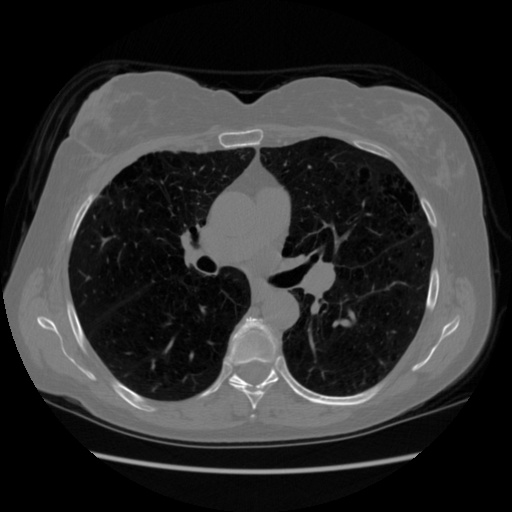
%> input picture BIP_dek8v5_A2_partI/lungCT.jpg, 512 x 512 px
$ octave intensity_gray.m   (GNU Octave 9; MATLAB toolbox functions it lacks are replaced by stand-ins)
%> lines starting %> are read from the running program, lines starting %| are printed output that depends on the picture; in (x1, y1, x2, y2) boxes, pixels count from 0 and x2, y2 are one past the last pixel; in counts of white or black regions, pixels touching at a corner belong together; the program's own positions count from 1
%%%%%%%%%%%%%%%%%%%%%%%%%%%%%%%%%%%%%%%%%%%%%%
% Dewi Endah Kharismawati                    %
% 14231619 / dek8v5                          %
% Biomedical Image Processing                %
% Assignment 2 Part I                        %
%%%%%%%%%%%%%%%%%%%%%%%%%%%%%%%%%%%%%%%%%%%%%%


%%%%%%%%%%%%%%%%%%%%%%%%%%%%%%%%%%%%%%%%%%%%%%
% median filter
% morphological disk-shaped structuring element, where r specifies the radius
%
%
%%%%%%%%%%%%%%%%%%%%%%%%%%%%%%%%%%%%%%%%%%%%%%


clc;
clear all;
close all;

%task 1, use gaussian linear filtering to smooth and reduce noise

%read the image
Img = imread('lungCT.jpg');
%> Img is the input picture: size 512x512 uint8; min 0, max 255, mean 46.1
%Img = imread('3TS0007.tif');
%Img = imread('BreastCacer_img_1127.tif');
%Img = imread('malaria_cropped2.tif');

[row, col, channel] = size(Img);
%> row = 512; col = 512; channel = 1
if channel > 1
   Img = rgb2gray(Img);
end

%display the original image
figure,
subplot(2,3,1);
imshow(Img);
title('original Image');

%apply gaussian filter with standard derivation = 3
sigma = 1;
Img = double(Img);
%> Img: size 512x512 double

Img = imgaussfilt(Img, sigma);

subplot(2,3,2);
imshow(uint8(Img));
title(['Gaussian filtered with \sigma = ' num2str(sigma)]);

%task2 use kmeans clustering method to segment the nuclei from background
%reshape the matrix
Img = reshape(Img, [row*col, 1]);

clustered  = kmeans(Img(:), 4);

%reshape the result to row by col
clustered = reshape(clustered, [row, col]);
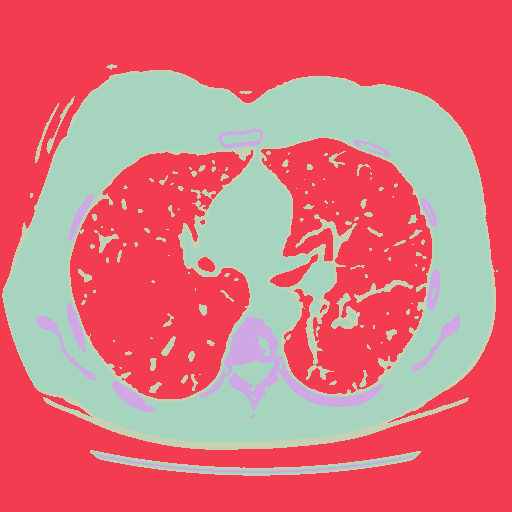
%> clustered: size 512x512 double; 4 distinct labels, from 1 to 4; one colour per label, 0 black

%plot the result
subplot(2,3,3)
imshow(clustered==1);
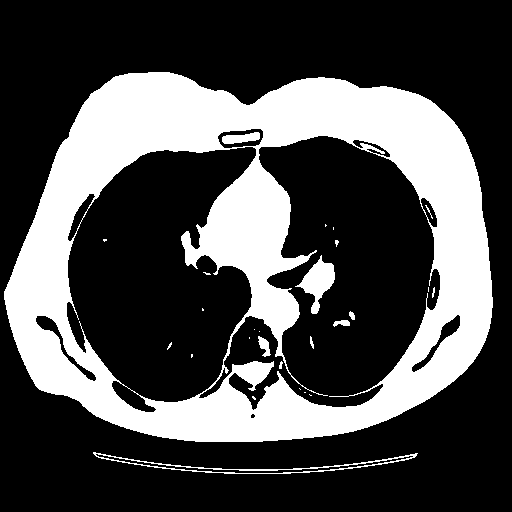
%> displayed picture: size 512x512 logical; 30% white; 27 white regions (16 under 20 px), largest, box (x1, y1, x2, y2) and area: (4, 72, 493, 442) 75924, (295, 255, 335, 314) 984, (93, 452, 418, 474) 977
title('Img cluster = 1');

subplot(2,3,4)
imshow(clustered==2);
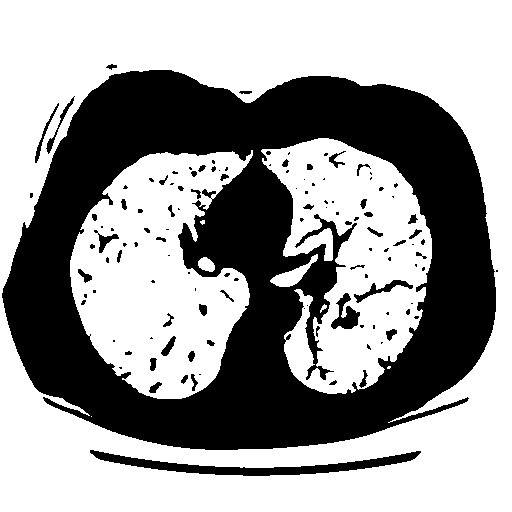
%> displayed picture: size 512x512 logical; 60.7% white; 123 black regions (72 under 20 px), largest, box (x1, y1, x2, y2) and area: (2, 70, 496, 450) 96423, (90, 450, 421, 476) 2624, (331, 293, 360, 329) 505
title('Img cluster = 2');

subplot(2,3,5)
imshow(clustered==3);
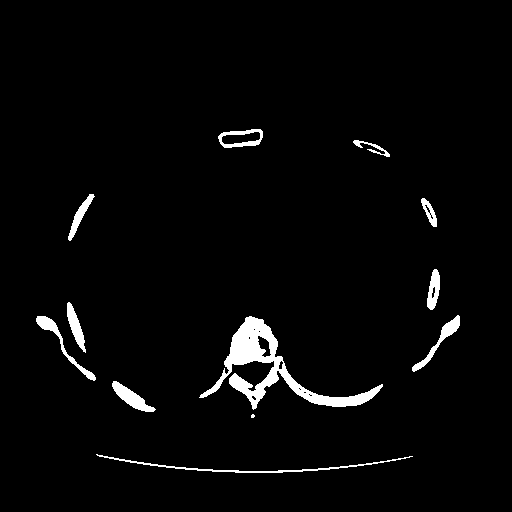
%> displayed picture: size 512x512 logical; 2.9% white; 12 white regions (1 under 20 px), largest, box (x1, y1, x2, y2) and area: (199, 316, 383, 410) 3729, (96, 454, 413, 473) 623, (112, 381, 156, 412) 511
title('Img cluster = 3');

subplot(2,3,6)
imshow(clustered==4);
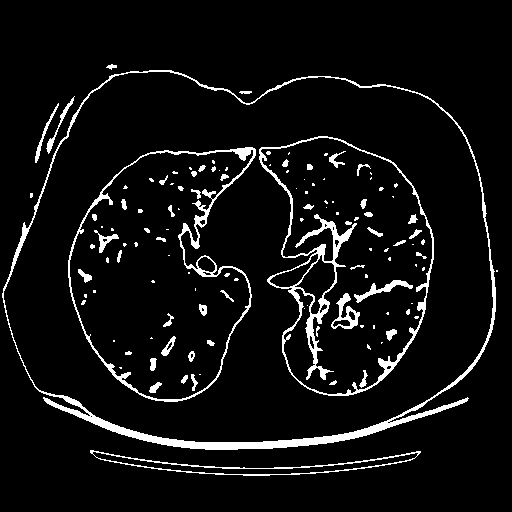
%> displayed picture: size 512x512 logical; 6.4% white; 125 white regions (72 under 20 px), largest, box (x1, y1, x2, y2) and area: (2, 70, 496, 450) 5521, (259, 136, 434, 396) 3789, (68, 147, 256, 402) 2556
title('Img cluster = 4');

$ run again, with BIP_dek8v5_A2_partI/3TS0007.tif saved as BIP_dek8v5_A2_partI/lungCT.jpg
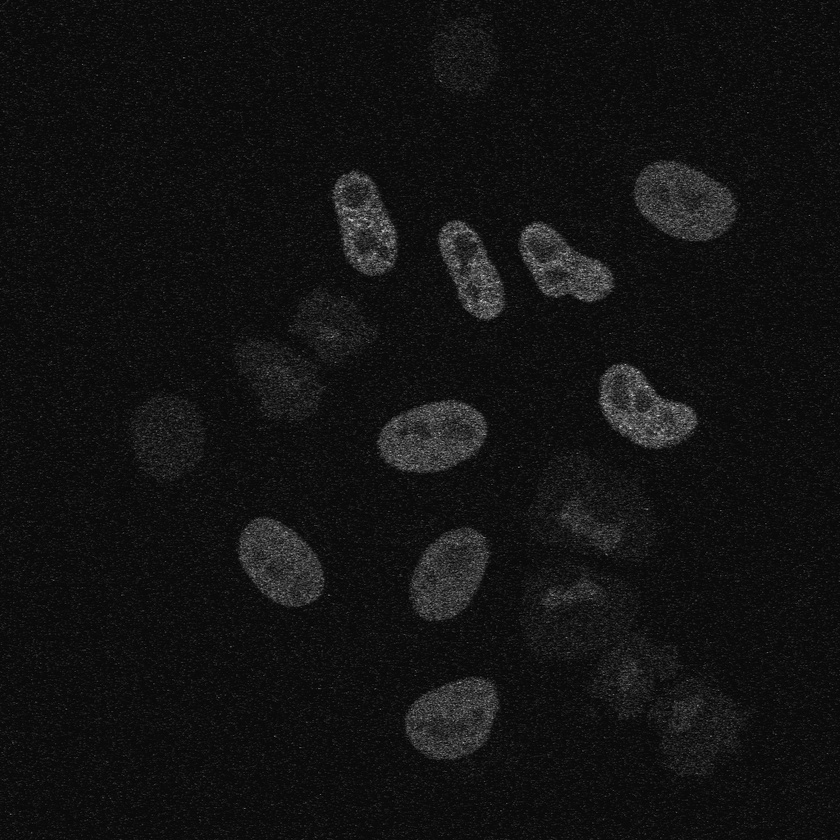
%> input picture BIP_dek8v5_A2_partI/3TS0007.tif, 840 x 840 px, shrunk from 1024 x 1024 before the run
%> Img is the input picture: size 840x840 uint8; min 0, max 233, mean 18.3
%> clustered: size 840x840 double; 4 distinct labels, from 1 to 4
%> `imshow(clustered==1);`:
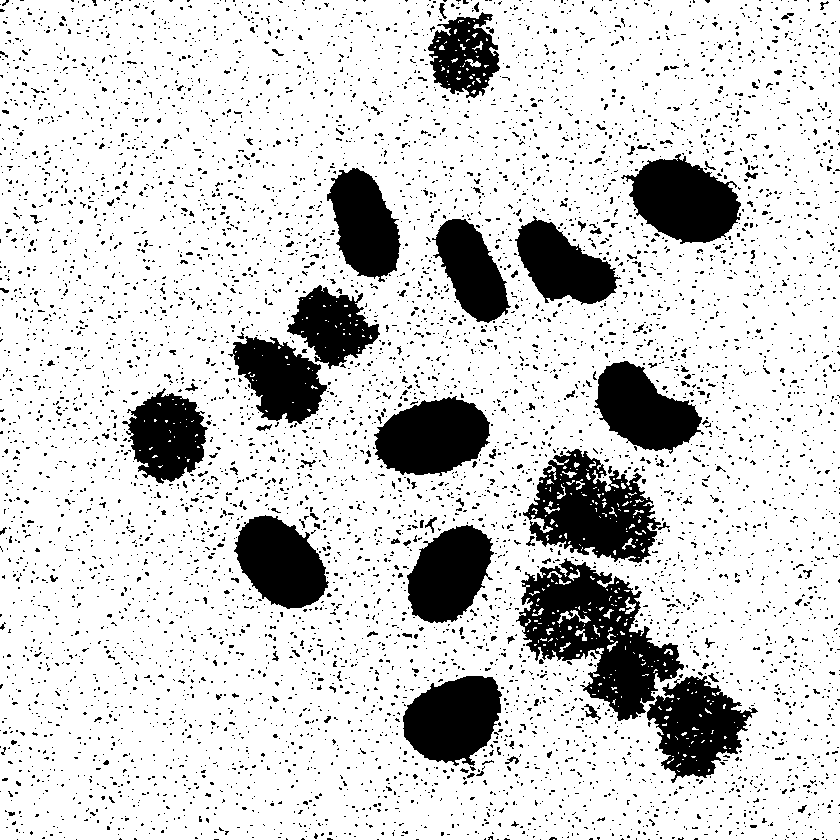
%> displayed picture: size 840x840 logical; 81.6% white; 6520 black regions (6377 under 20 px), largest, box (x1, y1, x2, y2) and area: (516, 558, 684, 721) 12319, (523, 449, 670, 563) 8716, (621, 154, 741, 244) 6777
%> `imshow(clustered==4);`:
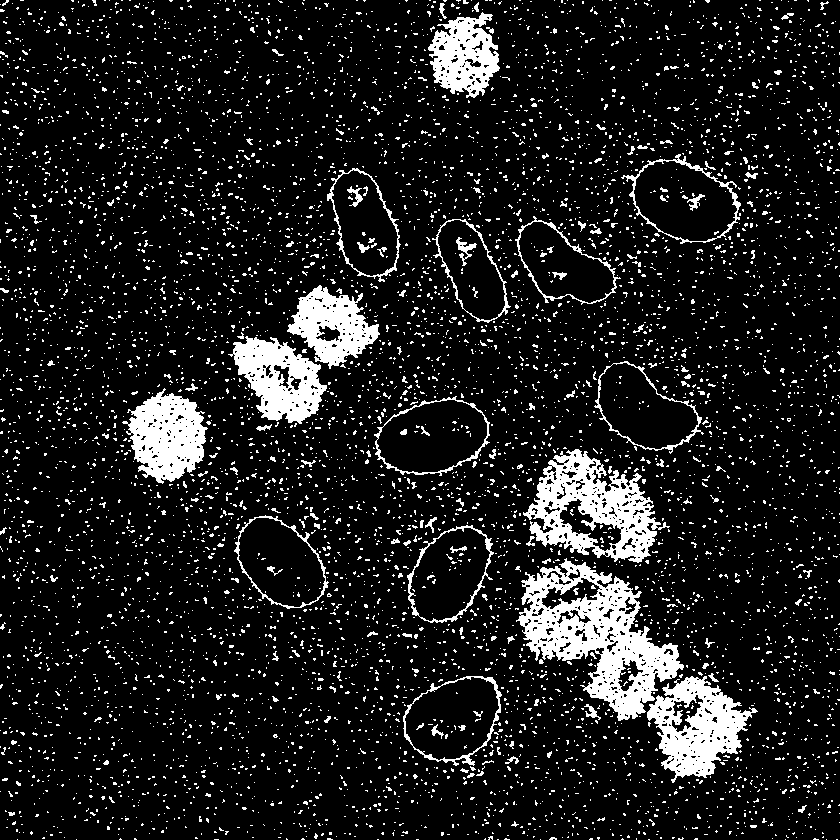
%> displayed picture: size 840x840 logical; 11.5% white; 6668 white regions (6502 under 20 px), largest, box (x1, y1, x2, y2) and area: (516, 558, 684, 721) 11055, (523, 449, 670, 563) 7409, (647, 676, 758, 783) 5851
